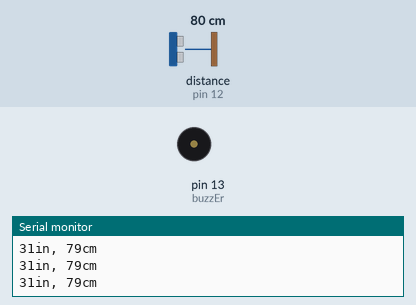
Simulated run of this sketch. Board: Arduino Uno, built with avr-gcc and run on an emulated ATmega328P. Parts: buzzer (waves = sounding), the last lines printed to the serial monitor. Wiring (inferred from the names in the program): ultrasonic range finder: trigger pin 11; echo pin 12. Inputs (shaded band) come from the test bench; at power-on: distance to the obstacle (sensor on pin 12) 80 cm. The echo pulse lasts 58.3 µs per cm.

Above: at 1.2 s.
1.3 s: distance to the obstacle (sensor on pin 12) set to 53 cm
2.9 s: distance to the obstacle (sensor on pin 12) set to 46 cm
At 3.7 s:
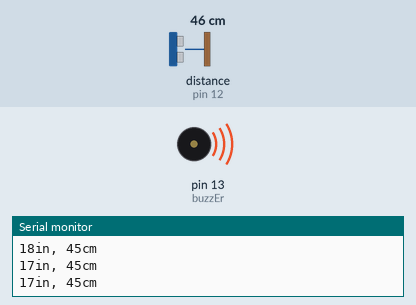
Timing chart, 0 to 5.9 s (numbered marks = the images above; inputs shaded):
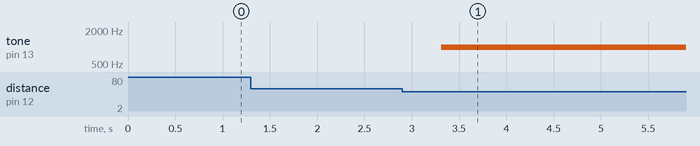

Measured:
- the behaviour switches between 51 and 50 cm on distance to the obstacle (sensor on pin 12) (found by bisection; images 0 and 1)
- after the input at 2.9 s, tone on pin 13 (buzzEr): silent → 1000 Hz after 0.41 s

The sketch:

first_thought_project.ino
```cpp
int trigPin = 11;    // Trigger
int echoPin = 12;    // Echo
long duration, cm, inches;
int buzzEr = 13;

void setup() {
  //Serial Port begin
  Serial.begin (9600);
  //Define inputs and outputs
  pinMode(trigPin, OUTPUT);
  pinMode(echoPin, INPUT);
  pinMode(buzzEr, OUTPUT);


}

void loop() {
  // The sensor is triggered by a HIGH pulse of 10 or more microseconds.
  // Give a short LOW pulse beforehand to ensure a clean HIGH pulse:
  digitalWrite(trigPin, LOW);
  delayMicroseconds(5);
  digitalWrite(trigPin, HIGH);
  delayMicroseconds(10);
  digitalWrite(trigPin, LOW);

  // Read the signal from the sensor: a HIGH pulse whose
  // duration is the time (in microseconds) from the sending
  // of the ping to the reception of its echo off of an object.
  pinMode(echoPin, INPUT);
  duration = pulseIn(echoPin, HIGH);

  // Convert the time into a distance
  cm = (duration/2) / 29.1;     // Divide by 29.1 or multiply by 0.0343
  inches = (duration/2) / 74;   // Divide by 74 or multiply by 0.0135

  Serial.print(inches);
  Serial.print("in, ");
  Serial.print(cm);
  Serial.print("cm");
  Serial.println();

  delay(250);

  if (cm < 50 && cm >20) {
    tone(buzzEr, 1000);

  } else if (cm < 20) {
    tone(buzzEr, 14000);

  } else {
    tone(buzzEr, 0, 1000);
  }

}
```
